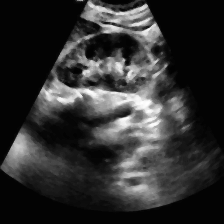
#> input picture ml/data/splits/test/Normal/00027.png, 224 x 224 px
$ python -i preprocess.py   (imports and definitions only)
#> lines starting #> are read from the running program, lines starting #| are printed output that depends on the picture
"""Must stay identical to ml/src/preprocess.py (same preprocessing as training)."""
import cv2
import numpy as np

IMG_SIZE = 224


def preprocess_gray(gray: np.ndarray) -> np.ndarray:
    gray = cv2.resize(gray, (IMG_SIZE, IMG_SIZE), interpolation=cv2.INTER_AREA)
    gray = cv2.medianBlur(gray, 3)
    clahe = cv2.createCLAHE(clipLimit=2.0, tileGridSize=(8, 8))
    return clahe.apply(gray)


def to_model_input(gray224: np.ndarray) -> np.ndarray:
    return cv2.cvtColor(gray224, cv2.COLOR_GRAY2RGB).astype("float32")

>>> import cv2
>>> picture = cv2.imread('../../../ml/data/splits/test/Normal/00027.png', cv2.IMREAD_GRAYSCALE)
#> picture is the input picture: shape (224, 224); min 2, max 255, mean 48.6
>>> result = preprocess_gray(picture)
#> in preprocess_gray, `return clahe.apply(gray)`:
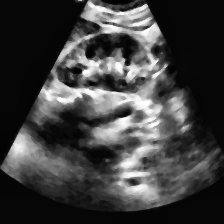
#> returned value: shape (224, 224); min 2, max 255, mean 62.7

$ run again, on ml/data/splits/test/Normal/00085.png
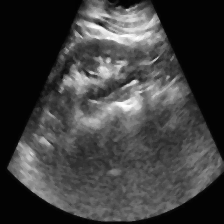
#> input picture ml/data/splits/test/Normal/00085.png, 224 x 224 px
#> picture is the input picture: shape (224, 224); min 2, max 255, mean 62.3
#> in preprocess_gray, `return clahe.apply(gray)`:
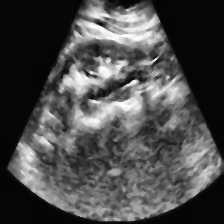
#> returned value: shape (224, 224); min 2, max 255, mean 75.6

$ run again, on ml/data/splits/test/Normal/00087.png
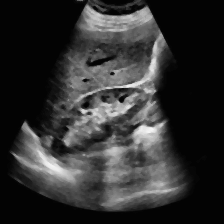
#> input picture ml/data/splits/test/Normal/00087.png, 224 x 224 px
#> picture is the input picture: shape (224, 224); min 2, max 246, mean 48.7
#> in preprocess_gray, `return clahe.apply(gray)`:
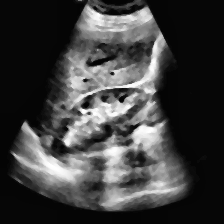
#> returned value: shape (224, 224); min 2, max 255, mean 63.1

$ run again, on ml/data/splits/test/Normal/00090.png
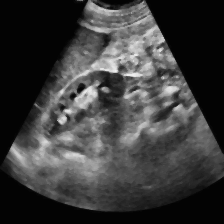
#> input picture ml/data/splits/test/Normal/00090.png, 224 x 224 px
#> picture is the input picture: shape (224, 224); min 2, max 241, mean 59.6
#> in preprocess_gray, `return clahe.apply(gray)`:
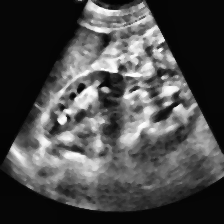
#> returned value: shape (224, 224); min 2, max 255, mean 74.1
